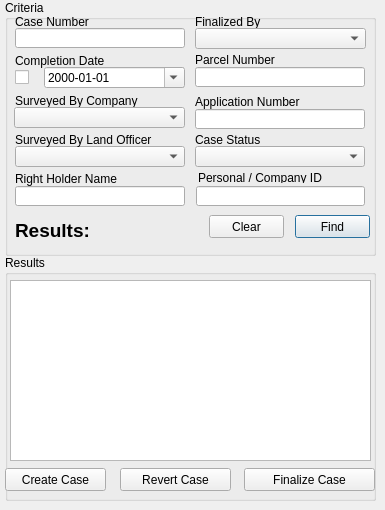
      <widget class="QWidget" name="maintenance_tab">
       <attribute name="title">
        <string>Maitenance Case</string>
       </attribute>
       <widget class="QGroupBox" name="groupBox_20">
        <property name="geometry">
         <rect>
          <x>5</x>
          <y>255</y>
          <width>371</width>
          <height>246</height>
         </rect>
        </property>
        <property name="title">
         <string>Results</string>
        </property>
        <widget class="QTableWidget" name="case_results_twidget">
         <property name="geometry">
          <rect>
           <x>5</x>
           <y>25</y>
           <width>361</width>
           <height>181</height>
          </rect>
         </property>
         <property name="selectionMode">
          <enum>QAbstractItemView::ExtendedSelection</enum>
         </property>
        </widget>
        <widget class="QPushButton" name="case_finalize_button">
         <property name="geometry">
          <rect>
           <x>239</x>
           <y>213</y>
           <width>131</width>
           <height>23</height>
          </rect>
         </property>
         <property name="text">
          <string>Finalize Case</string>
         </property>
        </widget>
        <widget class="QPushButton" name="case_revert_button">
         <property name="geometry">
          <rect>
           <x>115</x>
           <y>213</y>
           <width>111</width>
           <height>23</height>
          </rect>
         </property>
         <property name="text">
          <string>Revert Case</string>
         </property>
        </widget>
        <widget class="QPushButton" name="case_create_button">
         <property name="geometry">
          <rect>
           <x>0</x>
           <y>213</y>
           <width>101</width>
           <height>23</height>
          </rect>
         </property>
         <property name="text">
          <string>Create Case</string>
         </property>
        </widget>
       </widget>
       <widget class="QGroupBox" name="groupBox_21">
        <property name="geometry">
         <rect>
          <x>5</x>
          <y>0</y>
          <width>371</width>
          <height>256</height>
         </rect>
        </property>
        <property name="title">
         <string>Criteria</string>
        </property>
        <widget class="QLineEdit" name="case_no_edit">
         <property name="geometry">
          <rect>
           <x>10</x>
           <y>28</y>
           <width>170</width>
           <height>20</height>
          </rect>
         </property>
        </widget>
        <widget class="QLineEdit" name="case_parcel_no_edit">
         <property name="geometry">
          <rect>
           <x>190</x>
           <y>67</y>
           <width>170</width>
           <height>20</height>
          </rect>
         </property>
        </widget>
        <widget class="QLabel" name="label_50">
         <property name="geometry">
          <rect>
           <x>10</x>
           <y>13</y>
           <width>170</width>
           <height>17</height>
          </rect>
         </property>
         <property name="text">
          <string>Case Number</string>
         </property>
        </widget>
        <widget class="QLabel" name="label_51">
         <property name="geometry">
          <rect>
           <x>10</x>
           <y>52</y>
           <width>170</width>
           <height>17</height>
          </rect>
         </property>
         <property name="text">
          <string>Completion Date</string>
         </property>
        </widget>
        <widget class="QLabel" name="label_52">
         <property name="geometry">
          <rect>
           <x>10</x>
           <y>92</y>
           <width>170</width>
           <height>17</height>
          </rect>
         </property>
         <property name="text">
          <string>Surveyed By Company</string>
         </property>
        </widget>
        <widget class="QLabel" name="label_53">
         <property name="geometry">
          <rect>
           <x>190</x>
           <y>13</y>
           <width>170</width>
           <height>17</height>
          </rect>
         </property>
         <property name="text">
          <string>Finalized By</string>
         </property>
        </widget>
        <widget class="QLabel" name="label_54">
         <property name="geometry">
          <rect>
           <x>190</x>
           <y>52</y>
           <width>170</width>
           <height>16</height>
          </rect>
         </property>
         <property name="text">
          <string>Parcel Number</string>
         </property>
        </widget>
        <widget class="QDateEdit" name="case_completion_date_edit">
         <property name="geometry">
          <rect>
           <x>39</x>
           <y>67</y>
           <width>141</width>
           <height>21</height>
          </rect>
         </property>
         <property name="displayFormat">
          <string>yyyy-MM-dd</string>
         </property>
         <property name="calendarPopup">
          <bool>true</bool>
         </property>
        </widget>
        <widget class="QPushButton" name="case_clear_button">
         <property name="geometry">
          <rect>
           <x>204</x>
           <y>215</y>
           <width>75</width>
           <height>23</height>
          </rect>
         </property>
         <property name="text">
          <string>Clear</string>
         </property>
        </widget>
        <widget class="QPushButton" name="case_find_button">
         <property name="geometry">
          <rect>
           <x>290</x>
           <y>215</y>
           <width>75</width>
           <height>23</height>
          </rect>
         </property>
         <property name="text">
          <string>Find</string>
         </property>
         <property name="default">
          <bool>true</bool>
         </property>
        </widget>
        <widget class="QCheckBox" name="case_completion_date_checkbox">
         <property name="geometry">
          <rect>
           <x>10</x>
           <y>67</y>
           <width>21</width>
           <height>20</height>
          </rect>
         </property>
         <property name="text">
          <string/>
         </property>
        </widget>
        <widget class="QLabel" name="case_results_label">
         <property name="geometry">
          <rect>
           <x>10</x>
           <y>220</y>
           <width>111</width>
           <height>20</height>
          </rect>
         </property>
         <property name="font">
          <font>
           <family>Lucida Grande</family>
           <pointsize>14</pointsize>
           <weight>75</weight>
           <bold>true</bold>
          </font>
         </property>
         <property name="text">
          <string>Results:</string>
         </property>
         <property name="alignment">
          <set>Qt::AlignLeading|Qt::AlignLeft|Qt::AlignVCenter</set>
         </property>
        </widget>
        <widget class="QComboBox" name="surveyed_by_company_cbox">
         <property name="geometry">
          <rect>
           <x>9</x>
           <y>107</y>
           <width>171</width>
           <height>21</height>
          </rect>
         </property>
        </widget>
        <widget class="QComboBox" name="surveyed_by_land_officer_cbox">
         <property name="geometry">
          <rect>
           <x>10</x>
           <y>146</y>
           <width>170</width>
           <height>21</height>
          </rect>
         </property>
        </widget>
        <widget class="QLabel" name="label_56">
         <property name="geometry">
          <rect>
           <x>10</x>
           <y>131</y>
           <width>170</width>
           <height>17</height>
          </rect>
         </property>
         <property name="text">
          <string>Surveyed By Land Officer</string>
         </property>
        </widget>
        <widget class="QComboBox" name="finalized_by_cbox">
         <property name="geometry">
          <rect>
           <x>190</x>
           <y>28</y>
           <width>171</width>
           <height>21</height>
          </rect>
         </property>
        </widget>
        <widget class="QComboBox" name="case_status_cbox">
         <property name="geometry">
          <rect>
           <x>190</x>
           <y>146</y>
           <width>170</width>
           <height>21</height>
          </rect>
         </property>
        </widget>
        <widget class="QLabel" name="label_58">
         <property name="geometry">
          <rect>
           <x>190</x>
           <y>131</y>
           <width>170</width>
           <height>17</height>
          </rect>
         </property>
         <property name="text">
          <string>Case Status</string>
         </property>
        </widget>
        <widget class="QLabel" name="label_57">
         <property name="geometry">
          <rect>
           <x>190</x>
           <y>94</y>
           <width>170</width>
           <height>16</height>
          </rect>
         </property>
         <property name="text">
          <string>Application Number</string>
         </property>
        </widget>
        <widget class="QLineEdit" name="case_app_no_edit">
         <property name="geometry">
          <rect>
           <x>190</x>
           <y>109</y>
           <width>170</width>
           <height>20</height>
          </rect>
         </property>
        </widget>
        <widget class="QLineEdit" name="personal_case_edit">
         <property name="geometry">
          <rect>
           <x>191</x>
           <y>186</y>
           <width>169</width>
           <height>20</height>
          </rect>
         </property>
        </widget>
        <widget class="QLabel" name="label_81">
         <property name="geometry">
          <rect>
           <x>193</x>
           <y>173</y>
           <width>153</width>
           <height>10</height>
          </rect>
         </property>
         <property name="text">
          <string>Personal / Company ID</string>
         </property>
        </widget>
        <widget class="QLabel" name="label_82">
         <property name="geometry">
          <rect>
           <x>10</x>
           <y>170</y>
           <width>171</width>
           <height>17</height>
          </rect>
         </property>
         <property name="text">
          <string>Right Holder Name</string>
         </property>
        </widget>
        <widget class="QLineEdit" name="case_right_holder_name_edit">
         <property name="geometry">
          <rect>
           <x>10</x>
           <y>186</y>
           <width>170</width>
           <height>20</height>
          </rect>
         </property>
         <property name="toolTip">
          <string>insert a comma to search for first and surname: surname, first_name</string>
         </property>
        </widget>
       </widget>
      </widget>
